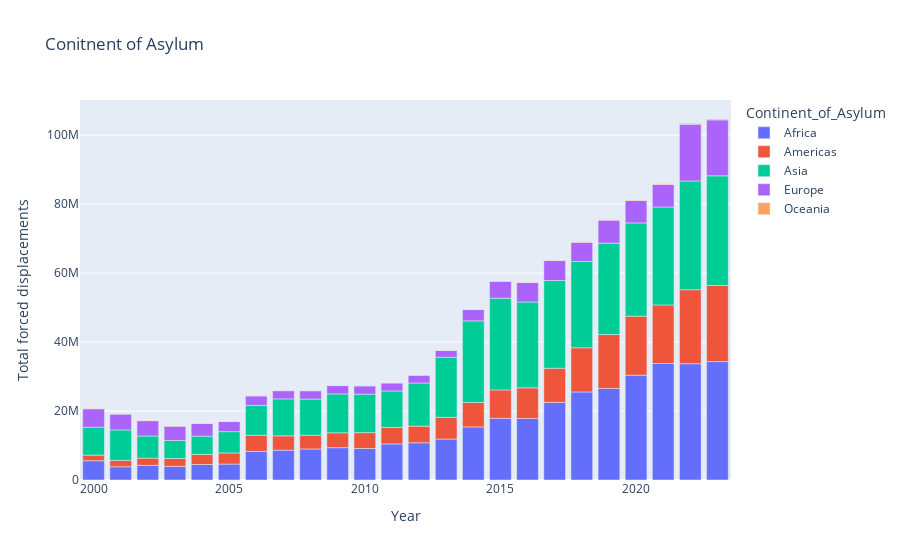

This figure's notebook cell:
### Code cell
population_filtered = population[population['Year'] >= 2000]
asylum_grouped = population_filtered.groupby(['Continent_of_Asylum', 'Year'])['Total forced displacements'].sum().reset_index()
fig = px.bar(asylum_grouped, x='Year', y='Total forced displacements', color='Continent_of_Asylum', labels={'Total forced displacements': 'Total forced displacements'},title='Conitnent of Asylum')  
fig.show()

### Figure 1 — Plotly figure (JSON) as saved in the notebook; plotly's stock layout.template omitted (floating-point values rounded to 4 significant figures)
{"data": [{"alignmentgroup": "True", "hovertemplate": "Continent_of_Asylum=Africa<br>Year=%{x}<br>Total forced displacements=%{y}<extra></extra>", "legendgroup": "Africa", "marker": {"color": "#636efa", "pattern": {"shape": ""}}, "name": "Africa", "offsetgroup": "Africa", "orientation": "v", "showlegend": true, "textposition": "auto", "type": "bar", "x": [2000, 2001, 2002, 2003, 2004, 2005, 2006, 2007, 2008, 2009, 2010, 2011, 2012, 2013, 2014, 2015, 2016, 2017, 2018, 2019, 2020, 2021, 2022, 2023], "xaxis": "x", "y": [5592937, 3843362, 4234458, 3939771, 4493923, 4620646, 8296035, 8659638, 9002208, 9379633, 9132056, 10449837, 10799998, 11874134, 15395561, 17897885, 17840800, 22499859, 25535123, 26540239, 30402072, 33788127, 33732317, 34342353], "yaxis": "y"}, {"alignmentgroup": "True", "hovertemplate": "Continent_of_Asylum=Americas<br>Year=%{x}<br>Total forced displacements=%{y}<extra></extra>", "legendgroup": "Americas", "marker": {"color": "#EF553B", "pattern": {"shape": ""}}, "name": "Americas", "offsetgroup": "Americas", "orientation": "v", "showlegend": true, "textposition": "auto", "type": "bar", "x": [2000, 2001, 2002, 2003, 2004, 2005, 2006, 2007, 2008, 2009, 2010, 2011, 2012, 2013, 2014, 2015, 2016, 2017, 2018, 2019, 2020, 2021, 2022, 2023], "xaxis": "x", "y": [1626379, 1851635, 2110258, 2293955, 2923551, 3229332, 4685166, 4149625, 3976413, 4309608, 4604264, 4798559, 4828967, 6315486, 7079232, 8235259, 8892239, 9910124, 12818342, 15645731, 17114518, 16971202, 21449248, 22069786], "yaxis": "y"}, {"alignmentgroup": "True", "hovertemplate": "Continent_of_Asylum=Asia<br>Year=%{x}<br>Total forced displacements=%{y}<extra></extra>", "legendgroup": "Asia", "marker": {"color": "#00cc96", "pattern": {"shape": ""}}, "name": "Asia", "offsetgroup": "Asia", "orientation": "v", "showlegend": true, "textposition": "auto", "type": "bar", "x": [2000, 2001, 2002, 2003, 2004, 2005, 2006, 2007, 2008, 2009, 2010, 2011, 2012, 2013, 2014, 2015, 2016, 2017, 2018, 2019, 2020, 2021, 2022, 2023], "xaxis": "x", "y": [8088297, 8819748, 6409179, 5235391, 5295863, 6172755, 8663079, 10717803, 10491470, 11267508, 11165899, 10573921, 12482947, 17404781, 23670749, 26601520, 24885133, 25442218, 25015262, 26497165, 27029829, 28390476, 31536964, 31796033], "yaxis": "y"}, {"alignmentgroup": "True", "hovertemplate": "Continent_of_Asylum=Europe<br>Year=%{x}<br>Total forced displacements=%{y}<extra></extra>", "legendgroup": "Europe", "marker": {"color": "#ab63fa", "pattern": {"shape": ""}}, "name": "Europe", "offsetgroup": "Europe", "orientation": "v", "showlegend": true, "textposition": "auto", "type": "bar", "x": [2000, 2001, 2002, 2003, 2004, 2005, 2006, 2007, 2008, 2009, 2010, 2011, 2012, 2013, 2014, 2015, 2016, 2017, 2018, 2019, 2020, 2021, 2022, 2023], "xaxis": "x", "y": [5336516, 4599086, 4453686, 4131481, 3684874, 2934444, 2726944, 2375412, 2415952, 2428675, 2398299, 2322400, 2273841, 1968399, 3291167, 4894005, 5641941, 5783018, 5562176, 6652175, 6493855, 6559949, 16444931, 16222318], "yaxis": "y"}, {"alignmentgroup": "True", "hovertemplate": "Continent_of_Asylum=Oceania<br>Year=%{x}<br>Total forced displacements=%{y}<extra></extra>", "legendgroup": "Oceania", "marker": {"color": "#FFA15A", "pattern": {"shape": ""}}, "name": "Oceania", "offsetgroup": "Oceania", "orientation": "v", "showlegend": true, "textposition": "auto", "type": "bar", "x": [2000, 2001, 2002, 2003, 2004, 2005, 2006, 2007, 2008, 2009, 2010, 2011, 2012, 2013, 2014, 2015, 2016, 2017, 2018, 2019, 2020, 2021, 2022, 2023], "xaxis": "x", "y": [84614, 81865, 79026, 74261, 82374, 82385, 85585, 36494, 35890, 38067, 37668, 40133, 52729, 59995, 69649, 69927, 83905, 109495, 131150, 149180, 166769, 186575, 255389, 255618], "yaxis": "y"}], "layout": {"barmode": "relative", "legend": {"title": {"text": "Continent_of_Asylum"}, "tracegroupgap": 0}, "title": {"text": "Conitnent of Asylum"}, "xaxis": {"anchor": "y", "domain": [0, 1], "title": {"text": "Year"}}, "yaxis": {"anchor": "x", "domain": [0, 1], "title": {"text": "Total forced displacements"}}}}
